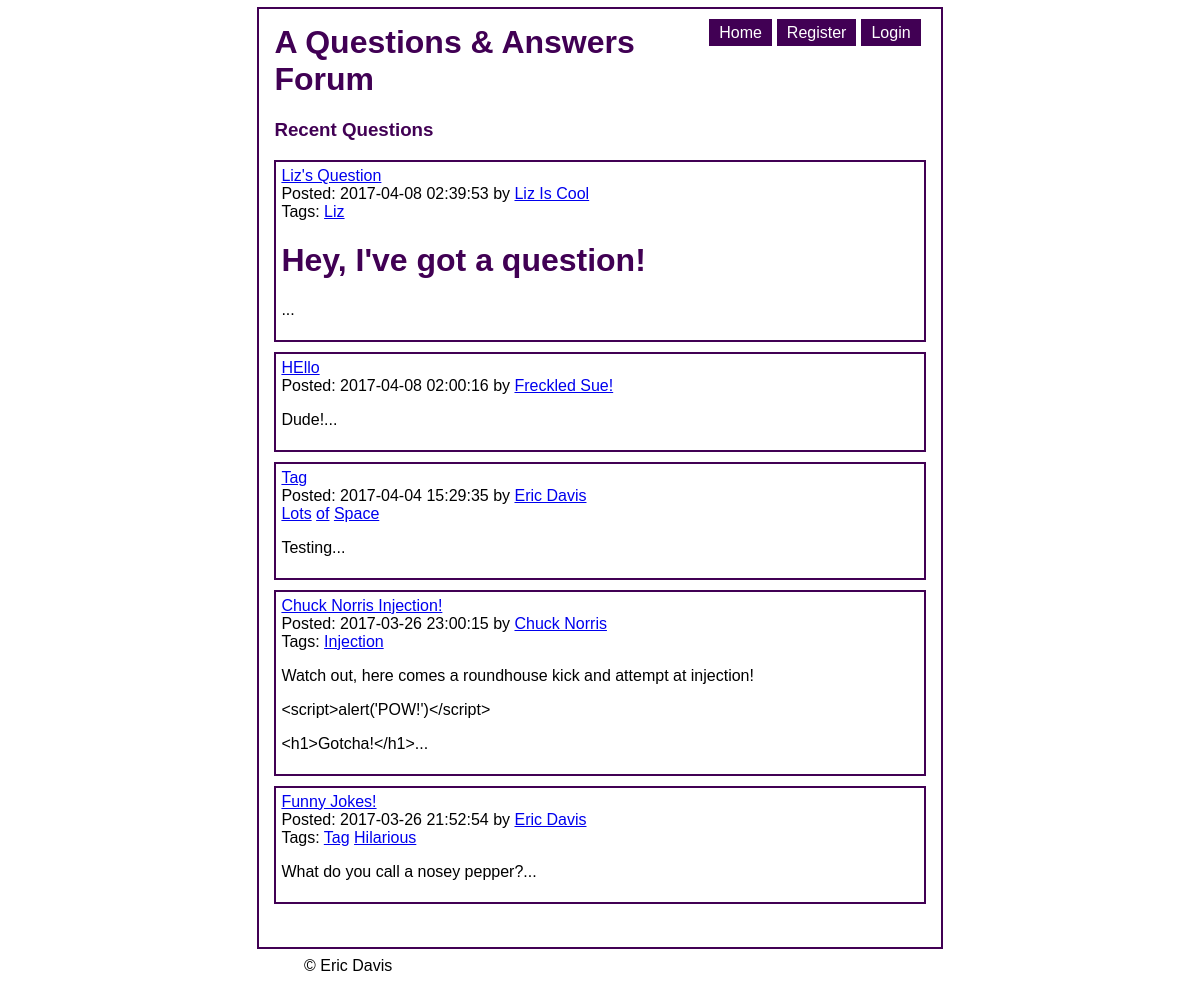
/index, run on the app's committed database.
### tables this page shows
CREATE TABLE Questions (QuestionID INTEGER PRIMARY KEY AUTOINCREMENT NOT NULL, Date DATE NOT NULL, Title TEXT NOT NULL, Content TEXT NOT NULL, Tags TEXT, UserID INTEGER REFERENCES Users (UserID) NOT NULL);

CREATE TABLE Users (UserID INTEGER PRIMARY KEY AUTOINCREMENT NOT NULL UNIQUE, FirstName TEXT NOT NULL, LastName TEXT NOT NULL, Email TEXT NOT NULL, Password TEXT NOT NULL);

### controllers/questions.inc (called while the page is built, shortened)
<?php
include_once "include/util.inc";
include_once 'models/User.inc';
include_once 'models/Question.inc';
function get_questions($params) {
    $questions = Question::retrieveRecentQuestions();
    renderTemplate(
        "views/recent_questions_view.inc",
        array(
            'title' => 'A Questions & Answers Forum',
            'subtitle' => 'Recent Questions',
            'questions' => $questions,
            'newQuestionButtonText' => '[Post New Question]'
        )
    );
}

### controllers/index.inc (called while the page is built)
<?php
include_once "include/util.inc";
include_once "controllers/questions.inc";
function get_index($params) {
    get_questions($params);
}

### models/Question.inc (called while the page is built, shortened)
<?php
require_once 'models/Model.inc';
class Question extends Model {
    private $date;
    private $title;
    private $content;
    private $tags;
    private $userId;
    public function getDate() {
        return $this->date;
    }
    public function setDate($date) {
        $this->date = $date;
    }
    public function getTitle() {
        return $this->title;
    }
    public function setTitle($title) {
        $this->title = $title;
    }
    public function getContent() {
        return $this->content;
    }
    public function setContent($content) {
        $this->content = $content;
    }
    public function getTags() {
        return $this->tags;
    }
    public function setTags($tags) {
        $this->tags = $tags;
    }
    public function getUserId() {
        return $this->userId;
    }
    public function setUserId($id) {
        $this->userId = $id;
    }
    public static function retrieveRecentQuestions($limit = 5) {
        $db = Db::getDb();
        $st = $db -> prepare('SELECT * FROM Questions ORDER BY Date DESC LIMIT :limit');
        $st->bindParam(':limit', $limit);
        $st -> execute();
        $rows = $st -> fetchAll(PDO::FETCH_ASSOC);
        return self::makeQuestionsFromRows($rows);
    }
    private static function makeQuestionFromRow($row) {
        $question = new Question($row['QuestionID'], $row['Date'], $row['Title'], $row['Content'], $row['Tags'], $row['UserID']);
        return $question;
    }
    private static function makeQuestionsFromRows($rows) {
        $result = array();
        foreach ($rows as $row) {
            $result[] = self::makeQuestionFromRow($row);
        }
        return $result;
    }
}

### models/Model.inc (called while the page is built, shortened)
<?php
include_once 'include/util.inc';
class Model {
    protected $id;
    public function getId() {
        return $this -> id;
    }
    public function setId($id) {
        $this -> id = $id;
        return $this;
    }
}

### models/User.inc (called while the page is built, shortened)
<?php
require_once 'models/Model.inc';
class User extends Model {
    private $firstName;
    private $lastName;
    public function getFirstName() {
        return $this->firstName;
    }
    public function setFirstName($name) {
        $this->firstName = $name;
    }
    public function getLastName() {
        return $this->lastName;
    }
    public function setLastName($name) {
        $this->lastName = $name;
    }
    public static function getFullName($id) {
        $user = self::retrieveUserById($id);
        if ($user) {
            return $user->getFirstName() . " " . $user->getLastName();
        }
        return false;
    }
    public static function retrieveUserById($id) {
        $db = Db::getDb();
        $sql = "SELECT * FROM Users WHERE UserID = :id";
        $statement = $db -> prepare($sql);
        $statement -> bindParam(':id', $id);
        $statement -> execute();
        $row = $statement->fetch(PDO::FETCH_ASSOC);
        return self::makeUserFromRow($row);
    }
    public static function makeUserFromRow($row) {
        $user = new User($row['UserID'], $row['FirstName'], $row['LastName'], $row['Email'], $row['Password']);
        return $user;
    }
}

### views/cache_recent_questions_view.inc (the view, shortened to what this page needs)
<?php include_once 'include/util.inc' ?>
<!DOCTYPE html>
<html>
    <head>
        <link rel="stylesheet" href="/lab/lab3/css/style.css" />
    </head>
    <body>
        <div id="content-wrapper">
            <div id="nav">
                <ul>
                    <?php if (isLoggedIn()) : ?>
                    <li><a href="/lab/lab3/logout">Logout</a></li>
                        <?php  if (Authenticator::instance() -> can('admin_page')) : ?>
                        <li><a href="/lab/lab3/admin">Administrator</a></li>
                        <?php  endif; ?>
                    <li><a href="/lab/lab3/user/view_user/<?php echo(safeParam($_SESSION, 'UserID', false)); ?>">My Profile</a></li>
                    <?php  else : ?>
                    <li><a href="/lab/lab3/login">Login</a></li>
                    <li><a href="/lab/lab3/user/register">Register</a></li>
                    <?php  endif; ?>
                    <li><a href="/lab/lab3/index">Home</a></li>
                </ul>
            </div>
<h1> <?php echo( isset($title) ? $title : '' ); ?></h1>
<h3><?php echo( isset($subtitle) ? $subtitle : '' ); ?></h3>
<?php  foreach ($questions as $question): ?>
    <div class="question">
    <a href="/lab/lab3/questions/view_question/<?php echo($question->getId()); ?>"> <?php echo( $question->getTitle() ); ?></a>
    <br />
    Posted: <?php echo( $question->getDate() ); ?> by <a href="/lab/lab3/user/view_user/<?php echo( $question->getUserId() ); ?>"><?php echo( User::getFullName($question->getUserId()) ); ?></a>
    <br />
    <span>
<?php
    $tags = explode(' ', $question->getTags());
    if ($tags[0]) {
        echo "Tags:";
    }
    foreach($tags as $tag) :
?>
    <a href="/lab/lab3/tag/view_questions/<?php echo( $tag ); ?>"><?php echo( $tag ); ?></a>
<?php   endforeach; ?>
</span>
    <p class="question-content"> <?php echo( markdown(html_entity_decode(substr($question->getContent(), 0, 240)."...")) ); ?></p>
</div>
<?php  endforeach; ?>
<br />
</div>
<footer>
    &copy; Eric Davis
</footer>
</body>
</html>

### include/util.inc (shortened to what this page needs)
<?php
function markdown($str) {
    $str = htmlspecialchars(ltrim($str),ENT_QUOTES);
    $str = preg_replace('/\*\*(.+)\*\*/u', '<b>$1</b>', $str);
    $str = preg_replace('/\*([^\*]+)\*/u', '<i>$1</i>', $str);
    $str = preg_replace('/#### ([^\n]*)\n/', "<h4>$1</h4>\n", $str);
    $str = preg_replace('/### ([^\n]*)\n/', "<h3>$1</h3>\n", $str);
    $str = preg_replace('/## ([^\n]*)\n/', "<h2>$1</h2>\n", $str);
    $str = preg_replace('/# ([^\n]*)\n/', "<h1>$1</h1>\n", $str);
    $str = preg_replace('/\[([^\]]+)\]\(([^\)]+)\)/', '<a href=\'$2\'>$1</a>', $str);
    $str = preg_replace('/([^\n\r]{2,})(?:(\r\n){2,}|\r{2,}|\n{2,}|$)/u', "<p>$1</p>\n\n", $str);
    return $str;
}
function isLoggedIn() {
    return false;
}
function __cacheName($view) {
    $cachePath = explode('/', $view);
    $idx = sizeof($cachePath) - 1;
    $cachePath[$idx] = 'cache_' . $cachePath[$idx];
    return implode('/', $cachePath);
}
function renderTemplate($view, $params) {
    $cacheName = __cacheName($view);
    if (file_exists($cacheName) && (filemtime($cacheName) >= filemtime($view))) {
        $contents = file_get_contents($cacheName);
    }
    extract($params);
    eval("?>" . $contents);
    $result = ob_get_contents();
    echo $result;
}
?>

### urlrouter.php (shortened to what this page needs)
<?php
function routeUrl() {
    $method = $_SERVER['REQUEST_METHOD'];
    $requestURI = explode('/', $_SERVER['REQUEST_URI']);
    $scriptName = explode('/', $_SERVER['SCRIPT_NAME']);
    for ($i = 0; $i < sizeof($scriptName); $i++) {
        if (strtolower($requestURI[$i]) == strtolower($scriptName[$i])) {
            unset($requestURI[$i]);
        }
    }
    $command = array_values($requestURI);
    $controller = 'controllers/' . $command[0] . '.inc';
    $func = strtolower($method) . '_' . (isset($command[1]) ? $command[1] : 'index');
    $params = array_slice($command, 2);
    if (file_exists($controller)) {
        if (function_exists($func)) {
            $func($params);
            exit();
        }
        else {
            die("Command '$func' doesn't exist.");
        }
    } else {
        die("Controller '$controller' doesn't exist.");
    }
}
routeUrl();

### css/style.css (style rules this page uses)
body { font-family: helvetica, arial; }
.question { border: 2px solid #410054; margin-bottom: 10px; padding: 5px; }
.question-content { background-color: #eaeaea; }
#content-wrapper { width: 55%; margin-left: auto; margin-right: auto; margin-top: 2%; outline: 2px solid #410054; outline-offset: 15px; }
h1, h2, h3 { color: #410054; }
footer { width: 50%; margin-left: auto; margin-right: auto; margin-top: 25px; }
#nav li { border-right: 5px solid #ffffff; display: inline; float: right; text-align: center; }
#nav a { background-color: #410054; color: white; padding: 5px 10px 5px 10px; text-decoration: none; }

### data on the page
questions: Title "Liz's Question", Date "2017-04-08 02:39:53", UserID.LastName "Liz Is Cool", shows "Tags:", Tags "Liz", str "Hey, I've got a question! ..."
questions: Title "HEllo", Date "2017-04-08 02:00:16", UserID.LastName "Freckled Sue!", str "Dude!..."
questions: Title "Tag", Date "2017-04-04 15:29:35", UserID.LastName "Eric Davis", Tags "Lots", Tags "of", Tags "Space", str "Testing..."
questions: Title "Chuck Norris Injection!", Date "2017-03-26 23:00:15", UserID.LastName "Chuck Norris", shows "Tags:", Tags "Injection", str "Watch out, here comes a roundhouse kick and attempt at injection! <script>alert('POW!')</script> <h1>Gotcha!</h1>..."
questions: Title "Funny Jokes!", Date "2017-03-26 21:52:54", UserID.LastName "Eric Davis", shows "Tags:", Tags "Tag", Tags "Hilarious", str "What do you call a nosey pepper?..."

### other printed values
$title "A Questions & Answers Forum"
$subtitle "Recent Questions"
